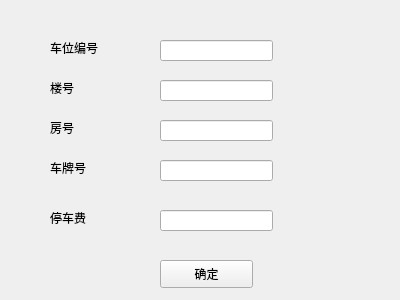
<?xml version="1.0" encoding="UTF-8"?>
<ui version="4.0">
 <class>update_parking_space</class>
 <widget class="QWidget" name="update_parking_space">
  <property name="geometry">
   <rect>
    <x>0</x>
    <y>0</y>
    <width>400</width>
    <height>300</height>
   </rect>
  </property>
  <property name="windowTitle">
   <string>update_parking_space</string>
  </property>
  <widget class="QLabel" name="label_2">
   <property name="geometry">
    <rect>
     <x>50</x>
     <y>120</y>
     <width>71</width>
     <height>16</height>
    </rect>
   </property>
   <property name="text">
    <string>房号</string>
   </property>
  </widget>
  <widget class="QLineEdit" name="license">
   <property name="geometry">
    <rect>
     <x>160</x>
     <y>160</y>
     <width>113</width>
     <height>21</height>
    </rect>
   </property>
  </widget>
  <widget class="QPushButton" name="pushButton">
   <property name="geometry">
    <rect>
     <x>160</x>
     <y>260</y>
     <width>93</width>
     <height>28</height>
    </rect>
   </property>
   <property name="text">
    <string>确定</string>
   </property>
  </widget>
  <widget class="QLineEdit" name="building_id">
   <property name="geometry">
    <rect>
     <x>160</x>
     <y>80</y>
     <width>113</width>
     <height>21</height>
    </rect>
   </property>
  </widget>
  <widget class="QLabel" name="label">
   <property name="geometry">
    <rect>
     <x>50</x>
     <y>80</y>
     <width>72</width>
     <height>15</height>
    </rect>
   </property>
   <property name="text">
    <string>楼号</string>
   </property>
  </widget>
  <widget class="QLabel" name="label_3">
   <property name="geometry">
    <rect>
     <x>50</x>
     <y>160</y>
     <width>72</width>
     <height>15</height>
    </rect>
   </property>
   <property name="text">
    <string>车牌号</string>
   </property>
  </widget>
  <widget class="QLineEdit" name="house_id">
   <property name="geometry">
    <rect>
     <x>160</x>
     <y>120</y>
     <width>113</width>
     <height>21</height>
    </rect>
   </property>
  </widget>
  <widget class="QLineEdit" name="parking_fee">
   <property name="geometry">
    <rect>
     <x>160</x>
     <y>210</y>
     <width>113</width>
     <height>21</height>
    </rect>
   </property>
  </widget>
  <widget class="QLabel" name="label_4">
   <property name="geometry">
    <rect>
     <x>50</x>
     <y>210</y>
     <width>72</width>
     <height>15</height>
    </rect>
   </property>
   <property name="text">
    <string>停车费</string>
   </property>
  </widget>
  <widget class="QLabel" name="label_5">
   <property name="geometry">
    <rect>
     <x>50</x>
     <y>40</y>
     <width>72</width>
     <height>15</height>
    </rect>
   </property>
   <property name="text">
    <string>车位编号</string>
   </property>
  </widget>
  <widget class="QLineEdit" name="parking_space_id_lineEdit">
   <property name="geometry">
    <rect>
     <x>160</x>
     <y>40</y>
     <width>113</width>
     <height>21</height>
    </rect>
   </property>
  </widget>
 </widget>
 <resources/>
 <connections/>
</ui>
